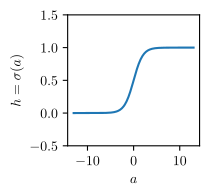

This chart was generated by the following Python code:
import numpy as np
import matplotlib.pyplot as plt
plt.rcParams['text.usetex'] = True

import argparse
parser = argparse.ArgumentParser()
parser.add_argument('filename', type=str)
args = parser.parse_args()

xs = np.linspace(-13, 13, 200)
fig, axs = plt.subplots(figsize=(1.7,1.7))
axs.plot(xs, 1/(1+np.exp(-xs)))
axs.set_xlabel("$a$")
axs.set_ylabel("$h = \sigma(a)$")
axs.set_ylim(-0.5, 1.5)

fig.savefig(args.filename, bbox_inches='tight')
